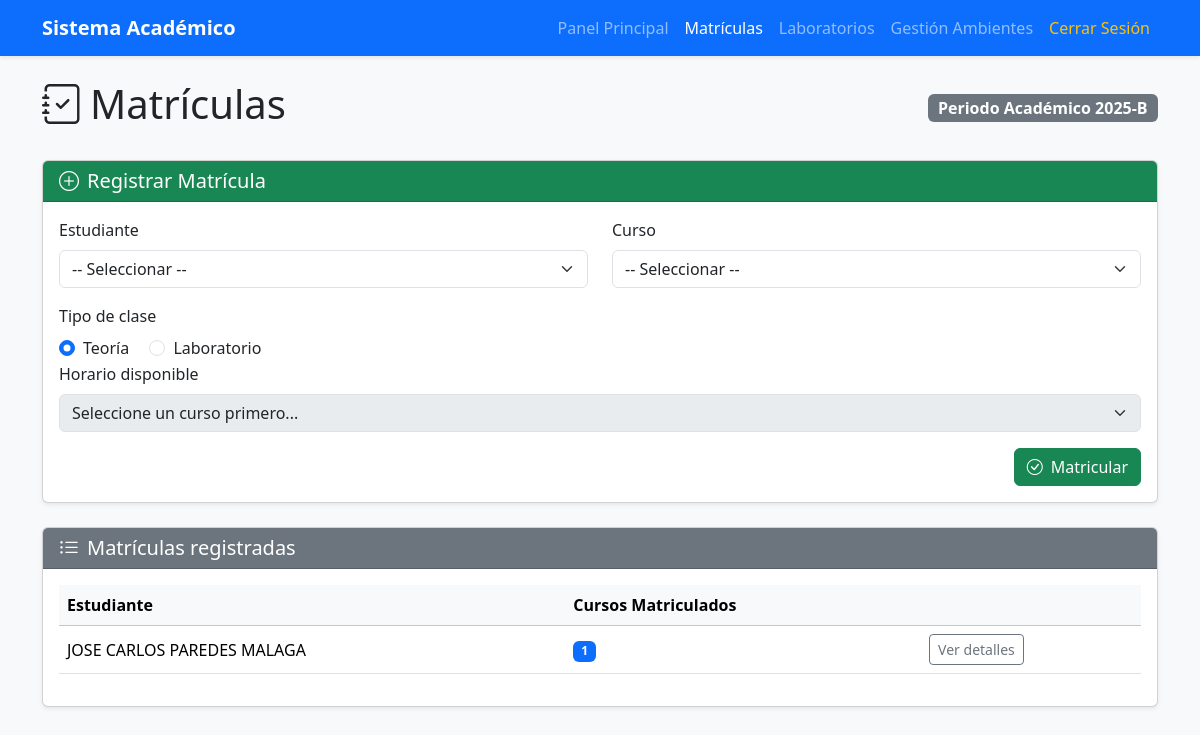
The app's page /secretaria/matriculas/ (signed in) with its own data.
### app/models/usuario/models.py (models this page shows, shortened)
class Estudiante(models.Model):
    usuario = models.OneToOneField(
        Usuario,
        on_delete=models.CASCADE,
        primary_key=True,
        related_name='estudiante'
    )
    escuela = models.ForeignKey(
        Escuela,
        on_delete=models.PROTECT,
        related_name='estudiantes'
    )
    codigo_estudiante = models.CharField(max_length=20, unique=True)
    fecha_ingreso = models.DateField()
    semestre_actual = models.IntegerField(default=1)
    creditos_aprobados = models.IntegerField(default=0)
    promedio_ponderado = models.DecimalField(
        max_digits=4,
        decimal_places=2,
        default=0.00
    )
    class Meta:
        db_table = 'estudiante'
        verbose_name = 'Estudiante'
        verbose_name_plural = 'Estudiantes'

class Usuario(AbstractBaseUser, PermissionsMixin):
    codigo = models.CharField(max_length=20, unique=True, primary_key=True)
    nombres = models.CharField(max_length=100)
    apellidos = models.CharField(max_length=100)
    email = models.EmailField(unique=True, validators=[EmailValidator()])
    telefono = models.CharField(max_length=20, blank=True, null=True)
    dni = models.CharField(
        max_length=8,
        unique=True,
        validators=[RegexValidator(regex=r'^\d{8}$', message='DNI debe tener 8 dígitos')]
    )
    tipo_usuario = models.ForeignKey(
        TipoUsuario,
        on_delete=models.PROTECT,
        related_name='usuarios'
    )
    estado_cuenta = models.ForeignKey(
        EstadoCuenta,
        on_delete=models.PROTECT,
        related_name='usuarios',
        default='ACTIVO'
    )
    permisos_usuario = models.ManyToManyField(
        Permiso,
        related_name='usuarios',
        blank=True
    )
    fecha_registro = models.DateTimeField(auto_now_add=True)
    fecha_actualizacion = models.DateTimeField(auto_now=True)
    ultimo_acceso = models.DateTimeField(null=True, blank=True)
    direccion_ip_ultimo_acceso = models.GenericIPAddressField(null=True, blank=True)
    is_active = models.BooleanField(default=True)
    is_staff = models.BooleanField(default=False)
    is_superuser = models.BooleanField(default=False)
    objects = UsuarioManager()
    USERNAME_FIELD = 'email'
    REQUIRED_FIELDS = ['codigo', 'nombres', 'apellidos', 'dni']
    class Meta:
        db_table = 'usuario'
        verbose_name = 'Usuario'
        verbose_name_plural = 'Usuarios'
        ordering = ['apellidos', 'nombres']
    @property
    def nombre_completo(self):
        return f"{self.nombres} {self.apellidos}"

### app/models/usuario/views.py (the view, shortened to what this page needs)
# urls.py: path('secretaria/matriculas/', views.secretaria_matriculas, name='secretaria_matriculas'),
@login_required
@never_cache
def secretaria_matriculas(request):
    from app.models.usuario.models import Estudiante
    from app.models.curso.models import Curso
    from app.models.horario.models import Horario
    from app.models.matricula_horario.models import MatriculaHorario
    from django.db import IntegrityError
    cursos = Curso.objects.all()
    estudiantes = Estudiante.objects.all()
    matriculas = MatriculaHorario.objects.select_related(
        "estudiante", "horario", "horario__curso"
    ).filter(horario__isnull=False, horario__curso__isnull=False)
    resumen = {}
    for m in matriculas:
        est = m.estudiante
        curso = m.horario.curso
        if est.pk not in resumen:
            resumen[est.pk] = {
                "estudiante": est,
                "cursos": {}
            }
        if curso.codigo not in resumen[est.pk]["cursos"]:
            resumen[est.pk]["cursos"][curso.codigo] = {
                "curso": curso,
                "grupo": m.horario.grupo,
                "horarios": []
            }
        resumen[est.pk]["cursos"][curso.codigo]["horarios"].append(m.horario)
    resumen_final = []
    for est_data in resumen.values():
        cursos_list = list(est_data["cursos"].values())
        est_data["total_cursos"] = len(cursos_list)
        est_data["cursos"] = cursos_list
        resumen_final.append(est_data)
    return render(request, "secretaria/matricula.html", {
        "cursos": cursos,
        "estudiantes": estudiantes,
        "resumen": resumen_final,
    })

### Templates/secretaria/matricula.html (shortened to what this page needs)
{% load static %}
<!doctype html>
<html lang="es">
<head>
    <link href="https://cdn.jsdelivr.net/npm/bootstrap@5.3.2/dist/css/bootstrap.min.css" rel="stylesheet">
    <link rel="stylesheet" href="https://cdn.jsdelivr.net/npm/bootstrap-icons@1.11.1/font/bootstrap-icons.css">
</head>
<body class="bg-light">
    <nav class="navbar navbar-expand-lg navbar-dark bg-primary shadow-sm">
        <div class="container">
            <a class="navbar-brand fw-bold" href="{% url 'secretaria_dashboard' %}">Sistema Académico</a>
            <div class="collapse navbar-collapse">
                <ul class="navbar-nav ms-auto">
                    <li class="nav-item"><a class="nav-link" href="{% url 'secretaria_dashboard' %}">Panel Principal</a>
                    </li>
                    <li class="nav-item"><a class="nav-link active"
                            href="{% url 'secretaria_matriculas' %}">Matrículas</a></li>
                    <li class="nav-item"><a class="nav-link" href="{% url 'secretaria_laboratorios' %}">Laboratorios</a>
                    </li>
                    <li class="nav-item"><a class="nav-link" href="{% url 'secretaria_horario_ambiente' %}">Gestión
                            Ambientes</a></li>
                    <li class="nav-item"><a class="nav-link text-warning" href="{% url 'logout' %}">Cerrar Sesión</a>
                    </li>
                </ul>
            </div>
        </div>
    </nav>
    <main class="container mt-4">
        <div class="d-flex justify-content-between align-items-center mb-4">
            <h1><i class="bi bi-journal-check me-2"></i>Matrículas</h1>
            <span class="badge bg-secondary fs-6">Periodo Académico 2025-B</span>
        </div>
        <div class="card shadow-sm mb-4">
            <div class="card-header bg-success text-white">
                <h5 class="mb-0"><i class="bi bi-plus-circle me-2"></i>Registrar Matrícula</h5>
            </div>
            <div class="card-body">
                <form id="formMatricula" method="post">
                    <div class="row mb-3">
                        <div class="col-md-6">
                            <label class="form-label">Estudiante</label>
                            <select name="estudiante" class="form-select" id="selectEstudiante" required>
                                <option value="">-- Seleccionar --</option>
                            </select>
                        </div>
                        <div class="col-md-6">
                            <label class="form-label">Curso</label>
                            <select name="curso" id="selectCurso" class="form-select" required>
                                <option value="">-- Seleccionar --</option>
                            </select>
                        </div>
                    </div>
                    <div class="col-md-4">
                        <label class="form-label">Tipo de clase</label>
                        <div>
                            <div class="form-check form-check-inline">
                                <input class="form-check-input" type="radio" name="tipo" id="tipo_teoria" value="TEORIA"
                                    checked>
                                <label class="form-check-label" for="tipo_teoria">Teoría</label>
                            </div>
                            <div class="form-check form-check-inline">
                                <input class="form-check-input" type="radio" name="tipo" id="tipo_lab"
                                    value="LABORATORIO">
                                <label class="form-check-label" for="tipo_lab">Laboratorio</label>
                            </div>
                        </div>
                    </div>
                    <div class="mb-3">
                        <label class="form-label">Horario disponible</label>
                        <select name="horario" id="selectHorario" class="form-select" required disabled>
                            <option value="">Seleccione un curso primero...</option>
                        </select>
                    </div>
                    <div class="text-end">
                        <button class="btn btn-success">
                            <i class="bi bi-check-circle me-2"></i>Matricular
                        </button>
                    </div>
                </form>
            </div>
        </div>
        <div class="card shadow-sm mt-4">
            <div class="card-header bg-secondary text-white">
                <h5 class="mb-0"><i class="bi bi-list-ul me-2"></i>Matrículas registradas</h5>
            </div>
            <div class="card-body">
                {% if resumen %}
                <div class="table-responsive">
                    <table class="table table-hover align-middle">
                        <thead class="table-light">
                            <tr>
                                <th>Estudiante</th>
                                <th>Cursos Matriculados</th>
                                <th></th>
                            </tr>
                        </thead>
                        <tbody>
                            {% for item in resumen %}
                            <tr>
                                <td>{{ item.estudiante.usuario.nombre_completo }}</td>
                                <td><span class="badge bg-primary">{{ item.total_cursos }}</span></td>
                                <td>
                                    <button class="btn btn-sm btn-outline-secondary" data-bs-toggle="collapse"
                                        data-bs-target="#det{{ item.estudiante.pk }}">
                                        Ver detalles
                                    </button>
                                </td>
                            </tr>
                            {% endfor %}
                        </tbody>
                    </table>
                </div>
                {% else %}
                <p class="text-muted text-center">Aún no hay matrículas registradas.</p>
                {% endif %}
            </div>
        </div>
    </main>
</body>
</html>

### records on screen
Estudiante: estudiante.usuario.nombre_completo "JOSE CARLOS PAREDES MALAGA", total_cursos "1"
